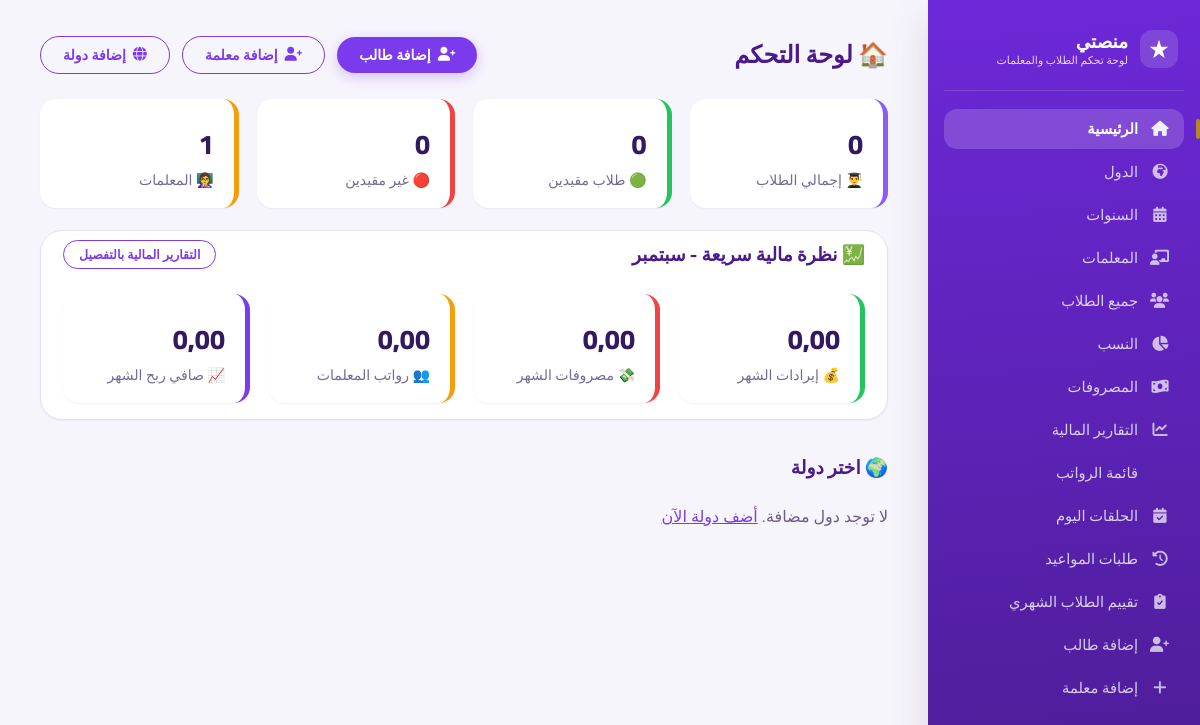
Page /dashboard/ (signed in) on the earlier database version.
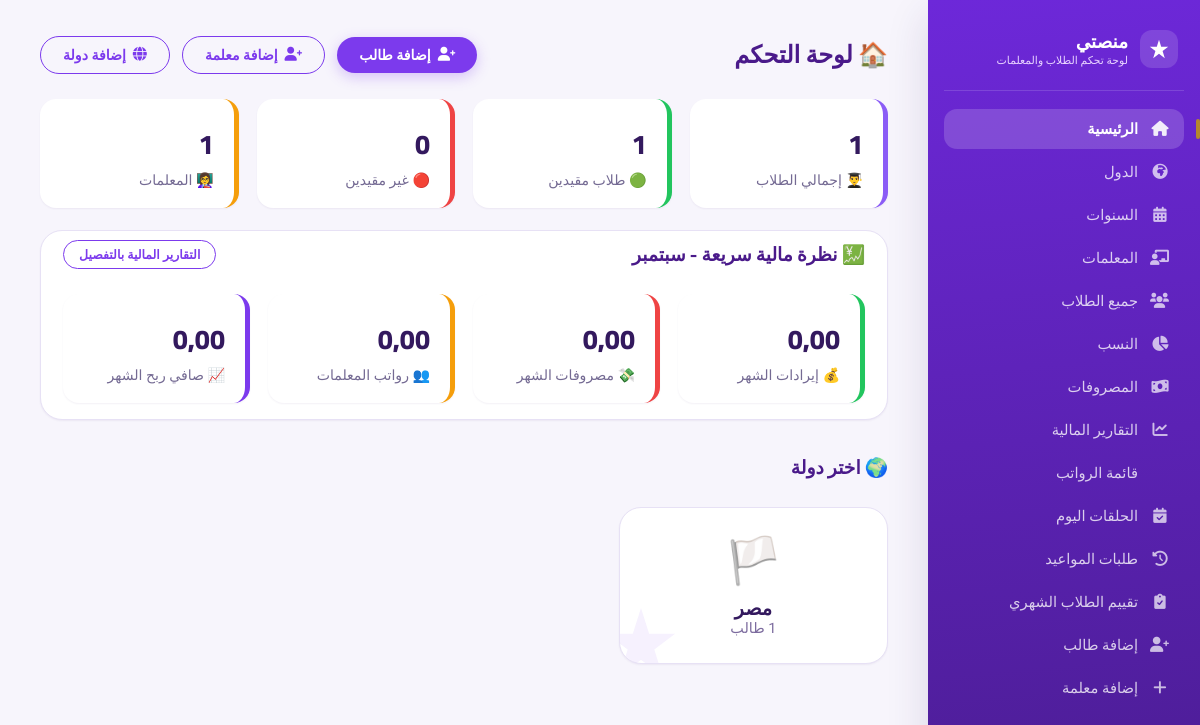
Same page on the later database version.
### core/models.py (models this page shows, shortened)
class Country(models.Model):
    name = models.CharField(max_length=100, unique=True, verbose_name="اسم الدولة")
    flag_icon = models.CharField(max_length=50, default='🏳️', verbose_name="أيقونة العلم")
    is_active = models.BooleanField(default=True, verbose_name="نشط")
    class Meta:
        verbose_name = "دولة"
        verbose_name_plural = "الدول"
        ordering = ['name']

### core/views.py (the view)
# urls.py: path('dashboard/', views.dashboard_home, name='dashboard_home'),
@staff_member_required
def dashboard_home(request):
    countries = Country.objects.filter(is_active=True)
    today = timezone.now().date()
    current_month_income = _monthly_income(today.year, today.month)
    current_month_expenses = _monthly_expenses(today.year, today.month)
    current_month_salaries = _total_salaries()
    current_month_profit = current_month_income - current_month_expenses - current_month_salaries
    context = {
        'countries': countries,
        'total_students': Student.objects.count(),
        'active_students': Student.objects.filter(status='active').count(),
        'inactive_students': Student.objects.filter(status='inactive').count(),
        'total_teachers': Teacher.objects.count(),
        'current_month_name': ARABIC_MONTHS[today.month],
        'current_month_income': current_month_income,
        'current_month_expenses': current_month_expenses,
        'current_month_salaries': current_month_salaries,
        'current_month_profit': current_month_profit,
    }
    return render(request, 'core/dashboard_home.html', context)

### core/models.py (called while the page is built)
    def total_subscriptions(self, year=None, month=None):
        now = timezone.now()
        year = year or now.year
        month = month or now.month
        active_students = self.students.filter(status='active')
        return sum(float(s.total_paid(year=year, month=month)) for s in active_students)

    def calculated_salary(self, year=None, month=None):
        if self.fixed_salary is not None:
            return round(float(self.fixed_salary), 2)
        return round(self.total_subscriptions(year=year, month=month) * (float(self.commission_percent) / 100), 2)

    def total_paid(self, year=None, month=None):
        qs = self.payments.all()
        if year:
            qs = qs.filter(date__year=year)
        if month:
            qs = qs.filter(date__month=month)
        total = qs.aggregate(total=models.Sum('amount'))['total']
        return total or 0

### core/views.py (called while the page is built)
def _monthly_income(year, month):
    total = Payment.objects.filter(date__year=year, date__month=month).aggregate(
        total=Sum('amount')
    )['total']
    return total or Decimal('0')

### templates/core/dashboard_home.html (shortened to what this page needs)
{% extends 'core/base.html' %}
{% block content %}
<div class="flex" style="justify-content: space-between; flex-wrap: wrap; margin-bottom: 20px;">
    <h2 style="color: #4a1a8a;">🏠 لوحة التحكم</h2>
    <div class="flex">
        <a href="{% url 'add_student' %}" class="btn btn-primary"><i class="fas fa-user-plus"></i> إضافة طالب</a>
        <a href="{% url 'add_teacher' %}" class="btn btn-outline"><i class="fas fa-user-plus"></i> إضافة معلمة</a>
        <a href="{% url 'add_country' %}" class="btn btn-outline"><i class="fas fa-globe"></i> إضافة دولة</a>
    </div>
</div>
<div class="stats-row">
    <div class="stat-box"><div class="number">{{ total_students }}</div><div class="label">👨‍🎓 إجمالي الطلاب</div></div>
    <div class="stat-box" style="border-right-color: #22c55e;"><div class="number">{{ active_students }}</div><div class="label">🟢 طلاب مقيدين</div></div>
    <div class="stat-box" style="border-right-color: #ef4444;"><div class="number">{{ inactive_students }}</div><div class="label">🔴 غير مقيدين</div></div>
    <div class="stat-box" style="border-right-color: #f59e0b;"><div class="number">{{ total_teachers }}</div><div class="label">👩‍🏫 المعلمات</div></div>
</div>
<div class="table-container">
    <div class="flex" style="justify-content: space-between; flex-wrap: wrap;">
        <h3 style="color:#4a1a8a; margin:0;">💹 نظرة مالية سريعة - {{ current_month_name }}</h3>
        <a href="{% url 'financial_reports' %}" class="btn btn-outline btn-sm">التقارير المالية بالتفصيل</a>
    </div>
    <div class="stats-row">
        <div class="stat-box" style="border-right-color:#22c55e;"><div class="number">{{ current_month_income|floatformat:2 }}</div><div class="label">💰 إيرادات الشهر</div></div>
        <div class="stat-box" style="border-right-color:#ef4444;"><div class="number">{{ current_month_expenses|floatformat:2 }}</div><div class="label">💸 مصروفات الشهر</div></div>
        <div class="stat-box" style="border-right-color:#f59e0b;"><div class="number">{{ current_month_salaries|floatformat:2 }}</div><div class="label">👥 رواتب المعلمات</div></div>
        <div class="stat-box" style="border-right-color:#7c3aed;"><div class="number">{{ current_month_profit|floatformat:2 }}</div><div class="label">📈 صافي ربح الشهر</div></div>
    </div>
</div>
<h3 style="color: #4a1a8a; margin-top: 30px;">🌍 اختر دولة</h3>
<div class="country-grid">
    {% for country in countries %}
    <a href="{% url 'country_students' country.id %}" class="country-card">
        <span class="flag">{{ country.flag_icon }}</span>
        <div class="name">{{ country.name }}</div>
        <div style="font-size: 0.9rem; color: #7c6b9e;">{{ country.students.count }} طالب</div>
    </a>
    {% empty %}
    <p style="color: #6d5b8e;">لا توجد دول مضافة. <a href="{% url 'add_country' %}" style="color: #7c3aed;">أضف دولة الآن</a></p>
    {% endfor %}
</div>
{% endblock %}

Differences in the rows shown:
added Country: flag_icon "🏳️", name "مصر"
Other differences:
{{ total_students }}: "0" → "1"
{{ active_students }}: "0" → "1"
text no longer shown: "لا توجد دول مضافة. أضف دولة الآن"
